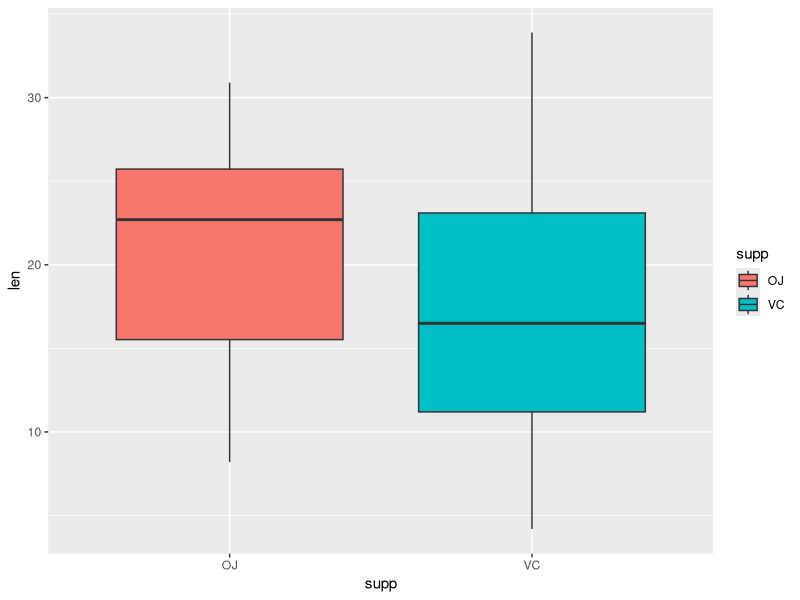

This figure's R source:
#####Load and Know data
data(ToothGrowth)
str(ToothGrowth)
head(ToothGrowth)
tail(ToothGrowth)
table(ToothGrowth$dose,ToothGrowth$supp)

library(ggplot2)

# visualization of tooth growth as function of supplement type
ggplot(aes(x=supp, y=len), data=ToothGrowth) + geom_boxplot(aes(fill=supp))

#####Provide a basic summary of the data
summary(ToothGrowth)
summary(ToothGrowth[ToothGrowth$supp == "OJ",])
summary(ToothGrowth[ToothGrowth$supp == "VC",])

#####Confidence Intervals and Hypothesis Testing
#Test by Supplement
# check for group differences due to different supplement type 
# assuming unequal variances between the two groups
t.test(len ~ supp, data = ToothGrowth)

#The p-value is 0.06, and the confidence interval contains zero.
#This indicates that we can not reject the null hypothesis that
#the different supplement types have no effect on tooth length.

#Test by Dosage
  
# first create three sub-groups as per dose level pairs
ToothGrowth.doses_0.5_1.0 <- subset (ToothGrowth, dose %in% c(0.5, 1.0)) 
ToothGrowth.doses_0.5_2.0 <- subset (ToothGrowth, dose %in% c(0.5, 2.0)) 
ToothGrowth.doses_1.0_2.0 <- subset (ToothGrowth, dose %in% c(1.0, 2.0)) 

# Check for group differences due to different dose levels (0.5, 1.0)
# assuming unequal variances between the two groups
t.test(len ~ dose, data = ToothGrowth.doses_0.5_1.0)
# Check for group differences due to different dose levels (0.5, 2.0)
# assuming unequal variances between the two groups
t.test(len ~ dose, data = ToothGrowth.doses_0.5_2.0)
# Check for group differences due to different dose levels (1.0, 2.0)
# assuming unequal variances between the two groups
t.test(len ~ dose, data = ToothGrowth.doses_1.0_2.0)
